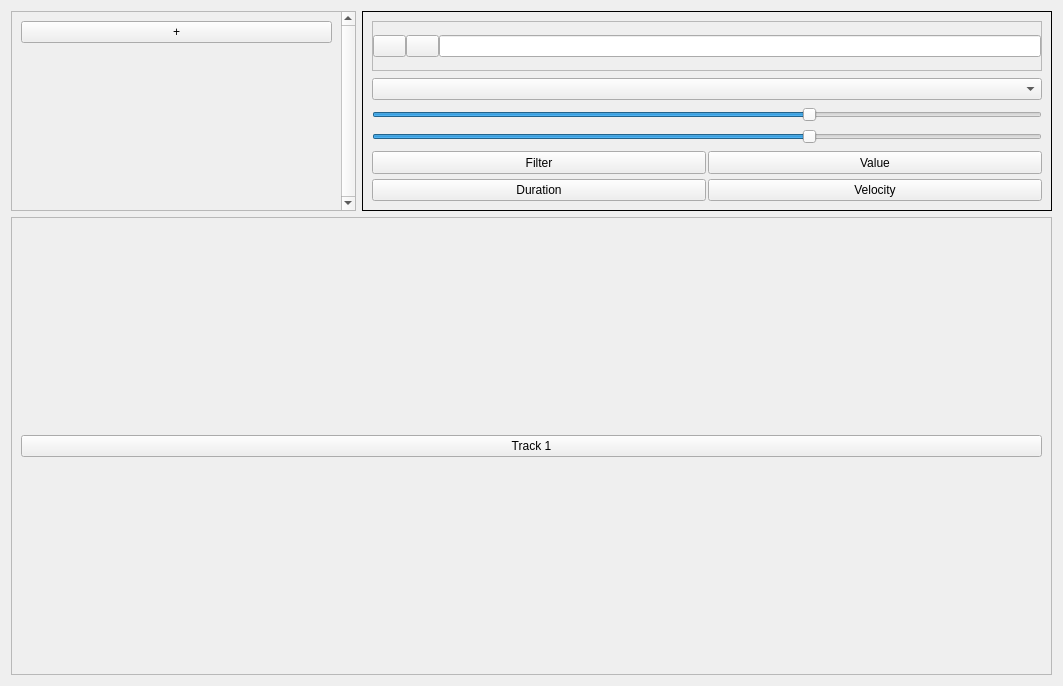
<?xml version="1.0" encoding="UTF-8"?>
<ui version="4.0">
 <class>TrackConfigView</class>
 <widget class="QWidget" name="TrackConfigView">
  <property name="geometry">
   <rect>
    <x>0</x>
    <y>0</y>
    <width>1063</width>
    <height>686</height>
   </rect>
  </property>
  <property name="windowTitle">
   <string>Form</string>
  </property>
  <layout class="QVBoxLayout" name="verticalLayout">
   <item>
    <layout class="QHBoxLayout" name="GlobalTrackView" stretch="1,2">
     <item>
      <widget class="QScrollArea" name="TrackSelectScrollArea">
       <property name="sizePolicy">
        <sizepolicy hsizetype="Minimum" vsizetype="Minimum">
         <horstretch>0</horstretch>
         <verstretch>0</verstretch>
        </sizepolicy>
       </property>
       <property name="maximumSize">
        <size>
         <width>16777215</width>
         <height>200</height>
        </size>
       </property>
       <property name="verticalScrollBarPolicy">
        <enum>Qt::ScrollBarAlwaysOn</enum>
       </property>
       <property name="horizontalScrollBarPolicy">
        <enum>Qt::ScrollBarAlwaysOff</enum>
       </property>
       <property name="sizeAdjustPolicy">
        <enum>QAbstractScrollArea::AdjustIgnored</enum>
       </property>
       <property name="widgetResizable">
        <bool>true</bool>
       </property>
       <widget class="QWidget" name="scrollAreaWidgetContents">
        <property name="geometry">
         <rect>
          <x>0</x>
          <y>0</y>
          <width>321</width>
          <height>198</height>
         </rect>
        </property>
        <property name="sizePolicy">
         <sizepolicy hsizetype="Preferred" vsizetype="Minimum">
          <horstretch>0</horstretch>
          <verstretch>0</verstretch>
         </sizepolicy>
        </property>
        <layout class="QVBoxLayout" name="verticalLayout_4" stretch="0,0">
         <property name="spacing">
          <number>2</number>
         </property>
         <item>
          <widget class="QPushButton" name="AddTrackButton">
           <property name="sizePolicy">
            <sizepolicy hsizetype="Minimum" vsizetype="Fixed">
             <horstretch>0</horstretch>
             <verstretch>0</verstretch>
            </sizepolicy>
           </property>
           <property name="minimumSize">
            <size>
             <width>0</width>
             <height>0</height>
            </size>
           </property>
           <property name="styleSheet">
            <string notr="true"/>
           </property>
           <property name="text">
            <string>+</string>
           </property>
          </widget>
         </item>
         <item>
          <spacer name="verticalSpacer">
           <property name="orientation">
            <enum>Qt::Vertical</enum>
           </property>
           <property name="sizeHint" stdset="0">
            <size>
             <width>20</width>
             <height>40</height>
            </size>
           </property>
          </spacer>
         </item>
        </layout>
       </widget>
      </widget>
     </item>
     <item>
      <widget class="QFrame" name="TrackSettings_2">
       <property name="maximumSize">
        <size>
         <width>16777215</width>
         <height>200</height>
        </size>
       </property>
       <property name="frameShape">
        <enum>QFrame::Panel</enum>
       </property>
       <layout class="QVBoxLayout" name="TrackSettings" stretch="0,0,0,0,0">
        <property name="spacing">
         <number>7</number>
        </property>
        <item>
         <widget class="QFrame" name="TrackNameFrame">
          <property name="sizePolicy">
           <sizepolicy hsizetype="Minimum" vsizetype="Minimum">
            <horstretch>0</horstretch>
            <verstretch>0</verstretch>
           </sizepolicy>
          </property>
          <property name="minimumSize">
           <size>
            <width>0</width>
            <height>0</height>
           </size>
          </property>
          <property name="frameShape">
           <enum>QFrame::StyledPanel</enum>
          </property>
          <property name="frameShadow">
           <enum>QFrame::Raised</enum>
          </property>
          <layout class="QHBoxLayout" name="horizontalLayout_13" stretch="1,0,0">
           <property name="spacing">
            <number>0</number>
           </property>
           <property name="leftMargin">
            <number>0</number>
           </property>
           <property name="topMargin">
            <number>0</number>
           </property>
           <property name="rightMargin">
            <number>0</number>
           </property>
           <property name="bottomMargin">
            <number>0</number>
           </property>
           <item>
            <widget class="QPushButton" name="ExportButton">
             <property name="sizePolicy">
              <sizepolicy hsizetype="Minimum" vsizetype="Fixed">
               <horstretch>0</horstretch>
               <verstretch>0</verstretch>
              </sizepolicy>
             </property>
             <property name="minimumSize">
              <size>
               <width>0</width>
               <height>0</height>
              </size>
             </property>
             <property name="maximumSize">
              <size>
               <width>33</width>
               <height>16777215</height>
              </size>
             </property>
             <property name="styleSheet">
              <string notr="true"/>
             </property>
             <property name="text">
              <string/>
             </property>
            </widget>
           </item>
           <item>
            <widget class="QPushButton" name="ImportButton">
             <property name="sizePolicy">
              <sizepolicy hsizetype="Minimum" vsizetype="Fixed">
               <horstretch>0</horstretch>
               <verstretch>0</verstretch>
              </sizepolicy>
             </property>
             <property name="minimumSize">
              <size>
               <width>0</width>
               <height>0</height>
              </size>
             </property>
             <property name="maximumSize">
              <size>
               <width>33</width>
               <height>16777215</height>
              </size>
             </property>
             <property name="styleSheet">
              <string notr="true"/>
             </property>
             <property name="text">
              <string/>
             </property>
            </widget>
           </item>
           <item>
            <widget class="QLineEdit" name="TrackNameLineEdit"/>
           </item>
          </layout>
         </widget>
        </item>
        <item>
         <widget class="QComboBox" name="SoundfontComboBox"/>
        </item>
        <item>
         <widget class="QSlider" name="GainSlider">
          <property name="sizePolicy">
           <sizepolicy hsizetype="Preferred" vsizetype="Fixed">
            <horstretch>0</horstretch>
            <verstretch>0</verstretch>
           </sizepolicy>
          </property>
          <property name="minimumSize">
           <size>
            <width>100</width>
            <height>0</height>
           </size>
          </property>
          <property name="styleSheet">
           <string notr="true"/>
          </property>
          <property name="value">
           <number>65</number>
          </property>
          <property name="sliderPosition">
           <number>65</number>
          </property>
          <property name="orientation">
           <enum>Qt::Horizontal</enum>
          </property>
         </widget>
        </item>
        <item>
         <widget class="QSlider" name="OffsetSlider">
          <property name="sizePolicy">
           <sizepolicy hsizetype="Preferred" vsizetype="Fixed">
            <horstretch>0</horstretch>
            <verstretch>0</verstretch>
           </sizepolicy>
          </property>
          <property name="minimumSize">
           <size>
            <width>100</width>
            <height>0</height>
           </size>
          </property>
          <property name="styleSheet">
           <string notr="true"/>
          </property>
          <property name="value">
           <number>65</number>
          </property>
          <property name="sliderPosition">
           <number>65</number>
          </property>
          <property name="orientation">
           <enum>Qt::Horizontal</enum>
          </property>
         </widget>
        </item>
        <item>
         <layout class="QGridLayout" name="AdvancedTrackSettings" rowstretch="0,0" columnstretch="0,0">
          <property name="sizeConstraint">
           <enum>QLayout::SetDefaultConstraint</enum>
          </property>
          <property name="horizontalSpacing">
           <number>2</number>
          </property>
          <property name="verticalSpacing">
           <number>5</number>
          </property>
          <item row="1" column="0">
           <widget class="QPushButton" name="DurationButton">
            <property name="sizePolicy">
             <sizepolicy hsizetype="Preferred" vsizetype="Minimum">
              <horstretch>0</horstretch>
              <verstretch>0</verstretch>
             </sizepolicy>
            </property>
            <property name="minimumSize">
             <size>
              <width>0</width>
              <height>0</height>
             </size>
            </property>
            <property name="maximumSize">
             <size>
              <width>16777215</width>
              <height>16777215</height>
             </size>
            </property>
            <property name="styleSheet">
             <string notr="true"/>
            </property>
            <property name="text">
             <string>Duration</string>
            </property>
           </widget>
          </item>
          <item row="1" column="1">
           <widget class="QPushButton" name="VelocityButton">
            <property name="sizePolicy">
             <sizepolicy hsizetype="Preferred" vsizetype="Minimum">
              <horstretch>0</horstretch>
              <verstretch>0</verstretch>
             </sizepolicy>
            </property>
            <property name="minimumSize">
             <size>
              <width>0</width>
              <height>0</height>
             </size>
            </property>
            <property name="maximumSize">
             <size>
              <width>16777215</width>
              <height>16777215</height>
             </size>
            </property>
            <property name="styleSheet">
             <string notr="true"/>
            </property>
            <property name="text">
             <string>Velocity</string>
            </property>
           </widget>
          </item>
          <item row="0" column="0">
           <widget class="QPushButton" name="FilterButton">
            <property name="sizePolicy">
             <sizepolicy hsizetype="Preferred" vsizetype="Minimum">
              <horstretch>0</horstretch>
              <verstretch>0</verstretch>
             </sizepolicy>
            </property>
            <property name="minimumSize">
             <size>
              <width>0</width>
              <height>0</height>
             </size>
            </property>
            <property name="maximumSize">
             <size>
              <width>16777215</width>
              <height>16777215</height>
             </size>
            </property>
            <property name="styleSheet">
             <string notr="true"/>
            </property>
            <property name="text">
             <string>Filter</string>
            </property>
           </widget>
          </item>
          <item row="0" column="1">
           <widget class="QPushButton" name="ValueButton">
            <property name="sizePolicy">
             <sizepolicy hsizetype="Preferred" vsizetype="Minimum">
              <horstretch>0</horstretch>
              <verstretch>0</verstretch>
             </sizepolicy>
            </property>
            <property name="minimumSize">
             <size>
              <width>0</width>
              <height>0</height>
             </size>
            </property>
            <property name="maximumSize">
             <size>
              <width>16777215</width>
              <height>16777215</height>
             </size>
            </property>
            <property name="styleSheet">
             <string notr="true"/>
            </property>
            <property name="text">
             <string>Value</string>
            </property>
           </widget>
          </item>
         </layout>
        </item>
       </layout>
      </widget>
     </item>
    </layout>
   </item>
   <item>
    <widget class="QFrame" name="AdvancedSettingsFrame">
     <property name="frameShape">
      <enum>QFrame::StyledPanel</enum>
     </property>
     <property name="frameShadow">
      <enum>QFrame::Raised</enum>
     </property>
     <layout class="QGridLayout" name="gridLayout_2">
      <item row="0" column="0">
       <widget class="QPushButton" name="pushButton_9">
        <property name="sizePolicy">
         <sizepolicy hsizetype="Minimum" vsizetype="Fixed">
          <horstretch>0</horstretch>
          <verstretch>0</verstretch>
         </sizepolicy>
        </property>
        <property name="minimumSize">
         <size>
          <width>0</width>
          <height>0</height>
         </size>
        </property>
        <property name="styleSheet">
         <string notr="true"/>
        </property>
        <property name="text">
         <string>Track 1</string>
        </property>
       </widget>
      </item>
     </layout>
    </widget>
   </item>
  </layout>
 </widget>
 <resources/>
 <connections/>
</ui>
